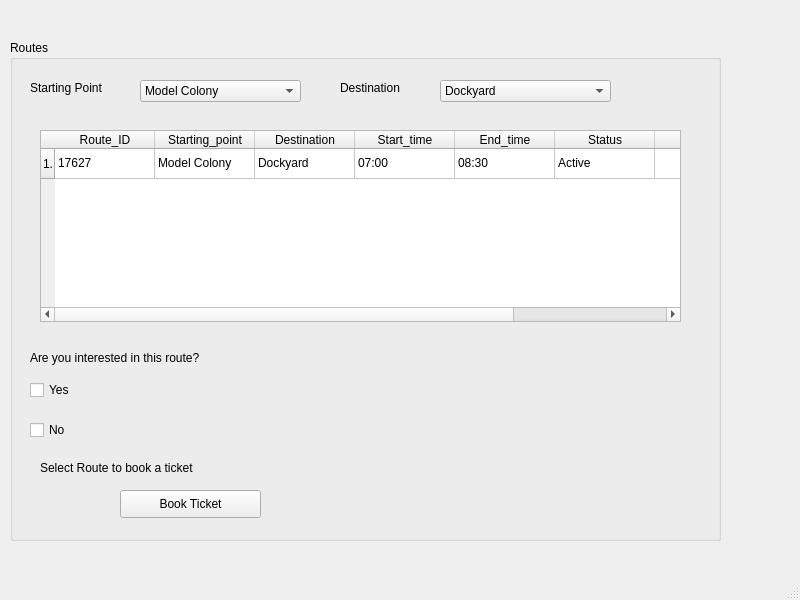
<?xml version="1.0" encoding="UTF-8"?>
<ui version="4.0">
 <class>MainWindow</class>
 <widget class="QMainWindow" name="MainWindow">
  <property name="geometry">
   <rect>
    <x>0</x>
    <y>0</y>
    <width>800</width>
    <height>600</height>
   </rect>
  </property>
  <property name="windowTitle">
   <string>MainWindow</string>
  </property>
  <widget class="QWidget" name="centralwidget">
   <widget class="QGroupBox" name="groupBox">
    <property name="geometry">
     <rect>
      <x>10</x>
      <y>40</y>
      <width>711</width>
      <height>501</height>
     </rect>
    </property>
    <property name="title">
     <string>Routes</string>
    </property>
    <widget class="QLabel" name="label">
     <property name="geometry">
      <rect>
       <x>20</x>
       <y>40</y>
       <width>91</width>
       <height>16</height>
      </rect>
     </property>
     <property name="text">
      <string>Starting Point</string>
     </property>
    </widget>
    <widget class="QTableWidget" name="tableWidget">
     <property name="geometry">
      <rect>
       <x>30</x>
       <y>90</y>
       <width>641</width>
       <height>192</height>
      </rect>
     </property>
     <row>
      <property name="text">
       <string>1.</string>
      </property>
     </row>
     <column>
      <property name="text">
       <string>Route_ID</string>
      </property>
     </column>
     <column>
      <property name="text">
       <string>Starting_point</string>
      </property>
     </column>
     <column>
      <property name="text">
       <string>Destination</string>
      </property>
     </column>
     <column>
      <property name="text">
       <string>Start_time</string>
      </property>
     </column>
     <column>
      <property name="text">
       <string>End_time</string>
      </property>
     </column>
     <column>
      <property name="text">
       <string>Status</string>
      </property>
     </column>
     <column>
      <property name="text">
       <string/>
      </property>
     </column>
     <column>
      <property name="text">
       <string/>
      </property>
     </column>
     <item row="0" column="0">
      <property name="text">
       <string>17627</string>
      </property>
     </item>
     <item row="0" column="1">
      <property name="text">
       <string>Model Colony</string>
      </property>
     </item>
     <item row="0" column="2">
      <property name="text">
       <string>Dockyard</string>
      </property>
     </item>
     <item row="0" column="3">
      <property name="text">
       <string>07:00</string>
      </property>
     </item>
     <item row="0" column="4">
      <property name="text">
       <string>08:30</string>
      </property>
     </item>
     <item row="0" column="5">
      <property name="text">
       <string>Active</string>
      </property>
     </item>
    </widget>
    <widget class="QLabel" name="label_2">
     <property name="geometry">
      <rect>
       <x>20</x>
       <y>310</y>
       <width>251</width>
       <height>16</height>
      </rect>
     </property>
     <property name="text">
      <string>Are you interested in this route?</string>
     </property>
    </widget>
    <widget class="QCheckBox" name="checkBox">
     <property name="geometry">
      <rect>
       <x>20</x>
       <y>340</y>
       <width>81</width>
       <height>20</height>
      </rect>
     </property>
     <property name="text">
      <string>Yes</string>
     </property>
    </widget>
    <widget class="QCheckBox" name="checkBox_2">
     <property name="geometry">
      <rect>
       <x>20</x>
       <y>380</y>
       <width>81</width>
       <height>20</height>
      </rect>
     </property>
     <property name="text">
      <string>No</string>
     </property>
    </widget>
    <widget class="QLabel" name="label_3">
     <property name="geometry">
      <rect>
       <x>20</x>
       <y>420</y>
       <width>201</width>
       <height>16</height>
      </rect>
     </property>
     <property name="text">
      <string/>
     </property>
    </widget>
    <widget class="QComboBox" name="comboBox">
     <property name="geometry">
      <rect>
       <x>130</x>
       <y>40</y>
       <width>161</width>
       <height>22</height>
      </rect>
     </property>
     <item>
      <property name="text">
       <string>Model Colony</string>
      </property>
     </item>
    </widget>
    <widget class="QLabel" name="label_4">
     <property name="geometry">
      <rect>
       <x>330</x>
       <y>40</y>
       <width>91</width>
       <height>16</height>
      </rect>
     </property>
     <property name="text">
      <string>Destination</string>
     </property>
    </widget>
    <widget class="QComboBox" name="comboBox_2">
     <property name="geometry">
      <rect>
       <x>430</x>
       <y>40</y>
       <width>171</width>
       <height>22</height>
      </rect>
     </property>
     <item>
      <property name="text">
       <string>Dockyard</string>
      </property>
     </item>
    </widget>
    <widget class="QPushButton" name="pushButton">
     <property name="geometry">
      <rect>
       <x>110</x>
       <y>450</y>
       <width>141</width>
       <height>28</height>
      </rect>
     </property>
     <property name="text">
      <string>Book Ticket</string>
     </property>
    </widget>
    <widget class="QLabel" name="label_5">
     <property name="geometry">
      <rect>
       <x>30</x>
       <y>420</y>
       <width>171</width>
       <height>16</height>
      </rect>
     </property>
     <property name="text">
      <string>Select Route to book a ticket</string>
     </property>
    </widget>
   </widget>
  </widget>
  <widget class="QMenuBar" name="menubar">
   <property name="geometry">
    <rect>
     <x>0</x>
     <y>0</y>
     <width>800</width>
     <height>26</height>
    </rect>
   </property>
  </widget>
  <widget class="QStatusBar" name="statusbar"/>
 </widget>
 <resources/>
 <connections/>
</ui>
